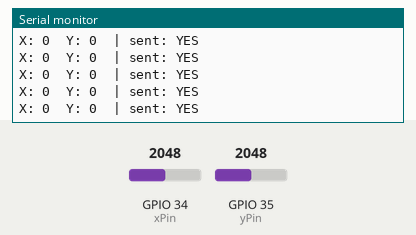
Bench run of a sketch on a simulated ESP32. Shown: the last lines printed to the serial monitor. The test bench sets the inputs (shaded band); at power-on: GPIO 34 (xPin) = 2048, GPIO 35 (yPin) = 2048. No radio packets arrive unless stated.

Above: at 5.2 s.
5.3 s: GPIO 34 (xPin) set to 1314
At 5.35 s:
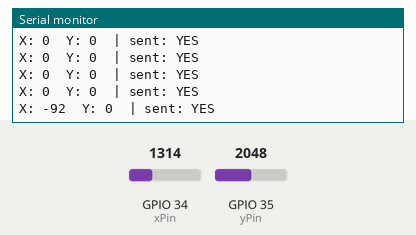
6.8 s: GPIO 34 (xPin) set to 1187
At 6.81 s:
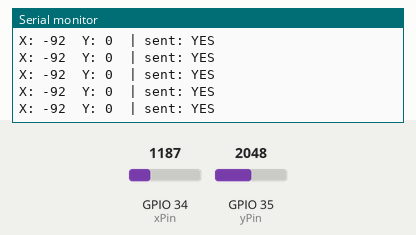
Timing chart, 0 to 9.8 s (numbered marks = the images above; inputs shaded):
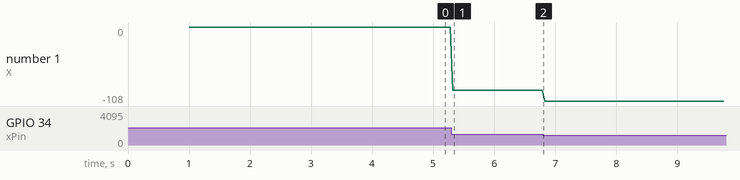

Measured:
- after the input at 5.3 s, the serial monitor: prints a new line at once (image 1)
- plotted number 1: 0 → -92 after the input at 5.3 s, -92 → -108 after the input at 6.8 s

The sketch:

ControllerCode_Makeathon.ino
```cpp
#include <SPI.h>
#include <RF24.h>
#include <stdint.h>

RF24 radio(4, 21);   // CE, CSN
const byte address[6] = "06211";

struct Data_Package {
  int16_t xValue;
  int16_t yValue;
};

Data_Package data;

const int xPin = 34;   // joystick left/right
const int yPin = 35;   // joystick forward/back

const int DEADZONE = 25;

int readAxis(int pin) {
  int raw = analogRead(pin);                 // 0 to 4095
  int val = map(raw, 0, 4095, -255, 255);    // convert to -255 to 255

  if (abs(val) < DEADZONE) val = 0;
  return constrain(val, -255, 255);
}

void setup() {
  Serial.begin(115200);
  delay(1000);

  Serial.println("=== TRANSMITTER BOOT ===");

  if (!radio.begin()) {
    Serial.println("Radio NOT responding!");
    while (1) {
      delay(10);
    }
  }

  radio.setPALevel(RF24_PA_MIN);
  radio.openWritingPipe(address);
  radio.stopListening();

  Serial.println("Transmitter ready");
}

void loop() {
  data.xValue = readAxis(xPin);
  data.yValue = readAxis(yPin);

  bool ok = radio.write(&data, sizeof(Data_Package));

  Serial.print("X: ");
  Serial.print(data.xValue);
  Serial.print("  Y: ");
  Serial.print(data.yValue);
  Serial.print("  | sent: ");
  Serial.println(ok ? "YES" : "NO");

  delay(40);
}
```
